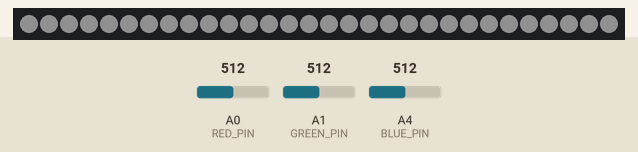
Bench run of a program on a simulated Arduino Uno, built with avr-gcc and run on an emulated ATmega328P. Parts: 30 RGB LEDs in strip order, left to right. The inputs (shaded band) are chosen by the test bench; at power-on: A0 (RED_PIN) = 512, A1 (GREEN_PIN) = 512, A4 (BLUE_PIN) = 512. Dim RGB values are drawn brighter than linear.

Above: at 2.2 s.
2.3 s: A0 (RED_PIN) set to 716
At 3.4 s:
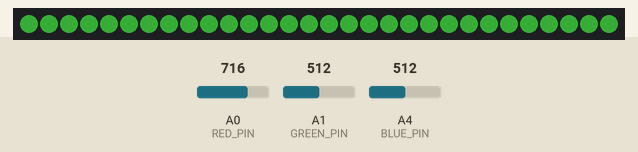
3.8 s: A1 (GREEN_PIN) set to 716
At 4.2 s:
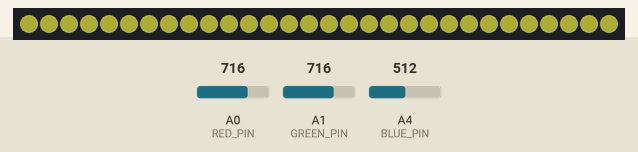
5.3 s: A4 (BLUE_PIN) set to 900
At 6.3 s:
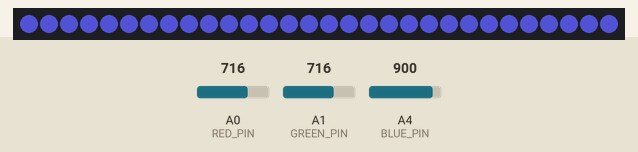
6.8 s: A0 (RED_PIN) set to 900
At 7.1 s:
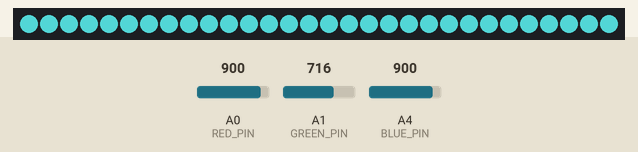
8.3 s: A4 (BLUE_PIN) set to 1023
At 9.2 s:
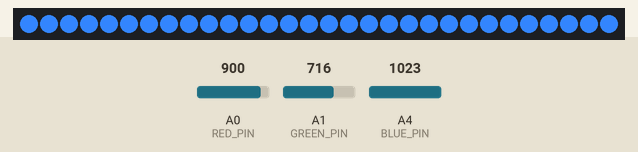
9.8 s: A1 (GREEN_PIN) set to 900
At 11.2 s:
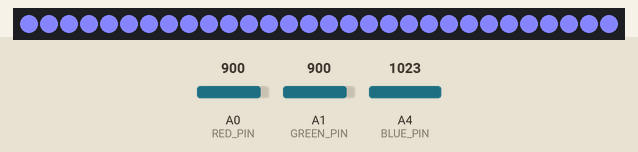
Timing chart, 0 to 12.3 s (numbered marks = the images above; inputs shaded):
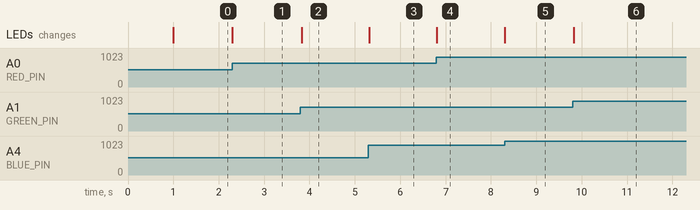

Measured:
- after the input at 2.3 s, the LEDs: change at once (image 1)
- after the input at 3.8 s, the LEDs: change at once (image 2)
- after the input at 5.3 s, the LEDs: change at once (image 3)
- after the input at 6.8 s, the LEDs: change at once (image 4)
- after the input at 8.3 s, the LEDs: change at once (image 5)
- after the input at 9.8 s, the LEDs: change at once (image 6)

The program:

main.cpp
```cpp
#include <Arduino.h>
#include <FastLED.h>

#define RED_PIN A0
#define GREEN_PIN A1
#define BLUE_PIN A4

#define NUM_LEDS 30
#define DATA_PIN 9

#define AWAKE_DELAY_TIME 30
#define SIGNIFICANT_CHANGE_THRESH 3

CRGB leds[NUM_LEDS];

CRGB color;

uint8_t rawRedReading = 0;
uint8_t rawGreenReading = 0;
uint8_t rawBlueReading = 0;
uint8_t prevRedReading = 0;
uint8_t prevGreenReading = 0;
uint8_t prevBlueReading = 0;
long lastSignificantChangeTime = 0;

int mode = 0;
int prevMode = 0;

void setup() {
    pinMode(RED_PIN, INPUT);
    pinMode(GREEN_PIN, INPUT);
    pinMode(BLUE_PIN, INPUT);
    delay(1000);
    FastLED.addLeds<WS2811, DATA_PIN, RGB>(leds, NUM_LEDS);
}


uint8_t logarithmatize( uint8_t input ) {
    if (input < 2) {
        return 0;
    }
    uint8_t t = (input & 31) + 32;
    uint8_t u = input >> 5;
    return u < 5 ? t >> (5 - u) : t << (u - 5);
}

uint8_t abs_difference( uint8_t val_1, uint8_t val_2 ) {
    return val_1 > val_2 ? val_1 - val_2 : val_2 - val_1;
}

bool input_changed_significantly() {
    return ( abs_difference( rawRedReading, prevRedReading ) > SIGNIFICANT_CHANGE_THRESH
        || abs_difference( rawGreenReading, prevGreenReading ) > SIGNIFICANT_CHANGE_THRESH
        || abs_difference( rawBlueReading, prevBlueReading ) > SIGNIFICANT_CHANGE_THRESH
        || rawRedReading == 0 || rawBlueReading == 0 || rawGreenReading == 0
    );
}

void loop() {
    rawRedReading = analogRead(RED_PIN) / 4;
    rawGreenReading = analogRead(GREEN_PIN) / 4;
    rawBlueReading = analogRead(BLUE_PIN) / 4;
    if ( input_changed_significantly() ) {
        color = CRGB( logarithmatize( rawGreenReading ), logarithmatize( rawRedReading ), logarithmatize( rawBlueReading ) );
    }

    fill_solid( &(leds[0]), NUM_LEDS, color);
    FastLED.show();

    delay( AWAKE_DELAY_TIME );
    prevRedReading = rawRedReading;
    prevGreenReading = rawGreenReading;
    prevBlueReading = rawBlueReading;
}
```
